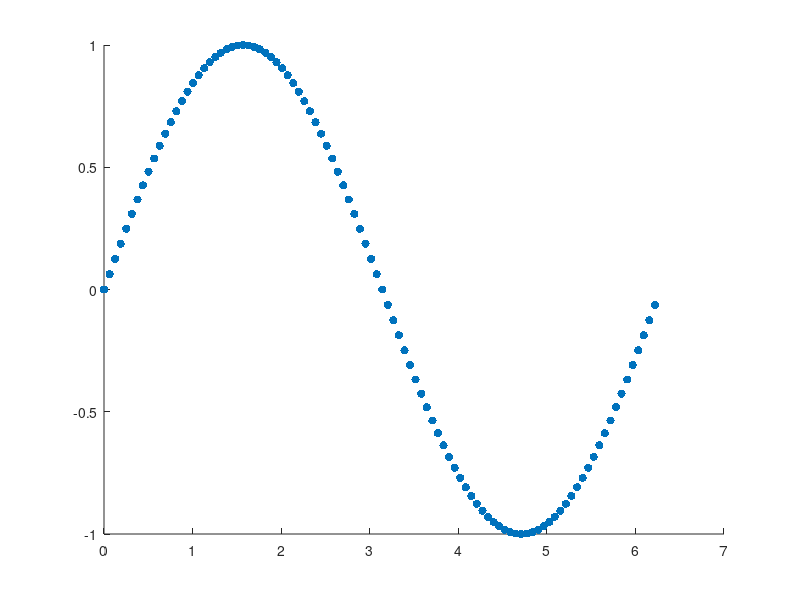
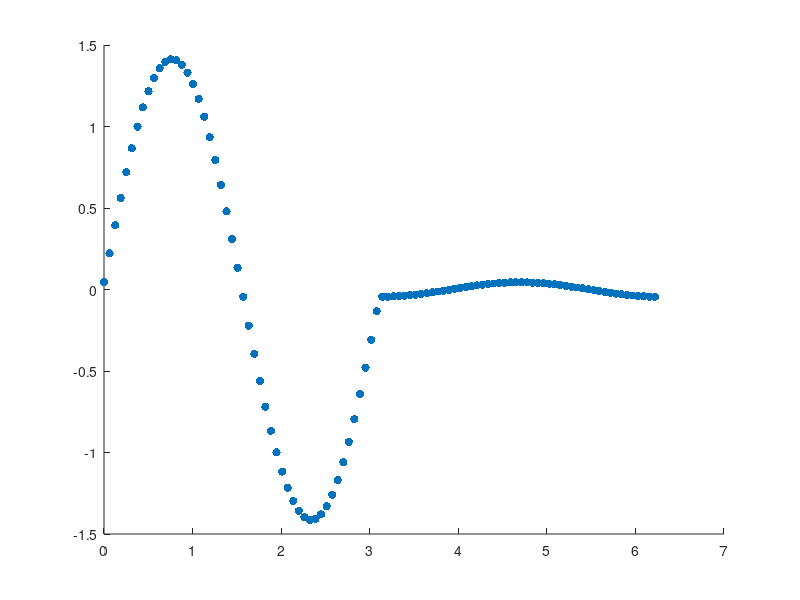
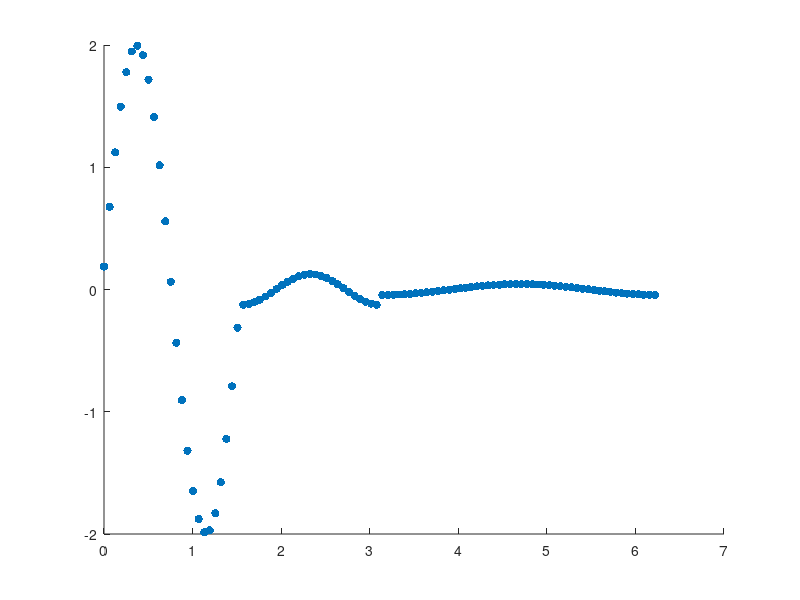

Write MATLAB code to recreate these figures, in order.
%% Haar Wavelets
%% Setup
clear
totalpts = 100;
incr = 2*pi/totalpts;
%% Input Sine wave function (f = 1Hz, A = 1)
for i=1:totalpts
    t(i) = (i-1)*incr;         % time increments of pi/10
    sinewave(i) = sin(t(i));
end

figure(1)
scatter(t,sinewave,'filled')

%% Haar transform, level 1
% Trend Subsignal
for i=1:totalpts/2
    a1(i) = (sinewave(2*i-1)+sinewave(2*i))/sqrt(2);
end

% Fluctuation Subsignal
for i=1:totalpts/2
    d1(i) = (sinewave(2*i-1)-sinewave(2*i))/sqrt(2);
end

haarTransform1 = [a1 d1];

figure(2)
scatter(t,haarTransform1,'filled')

%% Haar transform, level 2
for i=1:totalpts/4
    a2(i) = (a1(2*i-1)+a1(2*i))/sqrt(2);
end

% Fluctuation Subsignal
for i=1:totalpts/4
    d2(i) = (a1(2*i-1)-a1(2*i))/sqrt(2);
end

haarTransform2 = [a2 d2 d1];

figure(3)
scatter(t,haarTransform2,'filled')